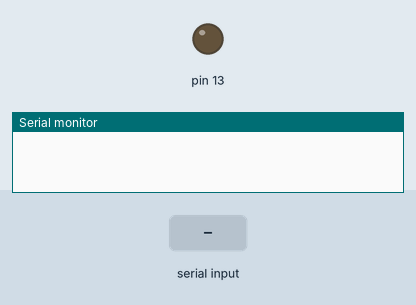
Recording of a sketch running on a simulated Arduino Uno, built with avr-gcc and run on an emulated ATmega328P. Parts: output pins drawn as LEDs (lit = HIGH), the last lines printed to the serial monitor. The test bench sets the inputs (shaded band).

Above: at 1.2 s.
1.3 s: "a" received over Serial
At 2.4 s:
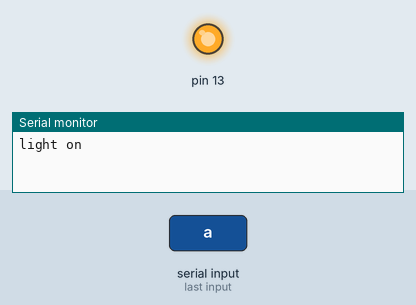
2.8 s: "b" received over Serial
At 3.6 s:
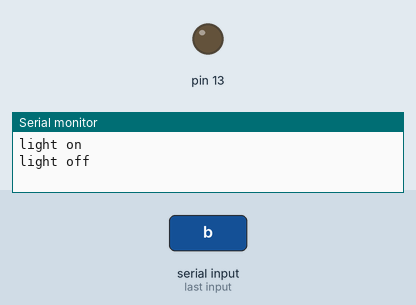
Timing chart, 0 to 5.8 s (numbered marks = the images above; inputs shaded):
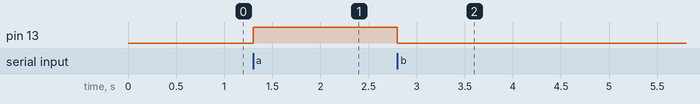

Measured:
- after the input at 1.3 s, pin 13: LOW → HIGH at once
- after the input at 2.8 s, pin 13: HIGH → LOW at once

The sketch:

speech_controlled.ino
```cpp
char incomingdata;
void setup()
{
    pinMode(13, OUTPUT);
    Serial.begin(9600);
}
void loop()
{
    incomingdata = Serial.read();
    {
        if (incomingdata == 'a')
        {
            digitalWrite(13, HIGH);
            Serial.println("light on");
        }
        else if (incomingdata == 'b')
        {
            digitalWrite(13, LOW);
            Serial.println("light off");
        }
    }
}
```
